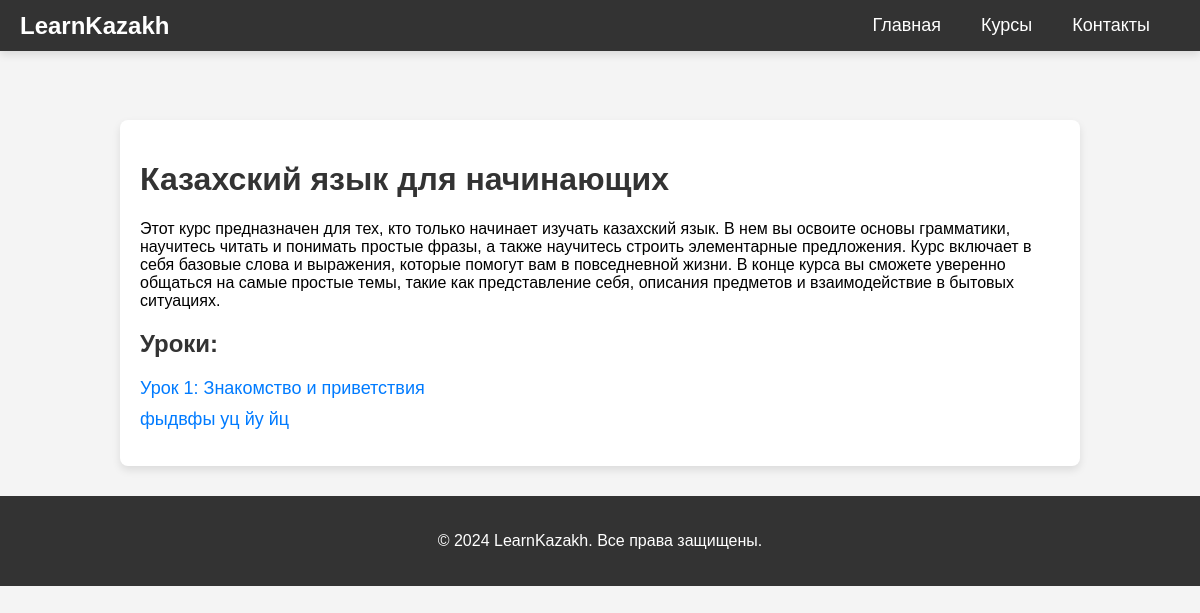
The app's page /course/1/ with its own data.
### lessons/models.py (models this page shows, shortened)
class Course(models.Model):
    LEVELS = [
        ('A1', 'A1'),
        ('A2', 'A2'),
        ('B1', 'B1'),
        ('B2', 'B2'),
    ]
    title = models.CharField(max_length=100)
    description = models.TextField()
    level = models.CharField(max_length=2, choices=LEVELS)

class Lesson(models.Model):
    course = models.ForeignKey(Course, on_delete=models.CASCADE, related_name='lessons')
    title = models.CharField(max_length=100)
    content = models.TextField()
    order = models.PositiveIntegerField()

### lessons/views.py (the view)
# urls.py: path('course/<int:course_id>/', views.course_detail, name='course_detail'),
def course_detail(request, course_id):
    course = get_object_or_404(Course, id=course_id)
    lessons = Lesson.objects.filter(course=course)
    return render(request, 'course_detail.html', {'course': course, 'lessons': lessons})

### lessons/templates/course_detail.html (shortened to what this page needs)
<!DOCTYPE html>
<html lang="ru">
<head>
</head>
<body>
<header>
    <a href="/" class="logo">LearnKazakh</a>
    <nav>
        <a href="/">Главная</a>
        <a href="/courses">Курсы</a>
        <a href="/contact">Контакты</a>
    </nav>
</header>
<div class="container">
    <div class="course-detail">
        <h1>{{ course.title }}</h1>
        <p>{{ course.description }}</p>
        <h2>Уроки:</h2>
        <ul>
            {% for lesson in lessons %}
                <li><a href="{% url 'lesson_detail' lesson.id %}">{{ lesson.title }}</a></li>
            {% endfor %}
        </ul>
    </div>
</div>
<footer>
    <p>&copy; 2024 LearnKazakh. Все права защищены.</p>
</footer>
</body>
</html>

### lessons/templates/course_detail.html (style rules this page uses)
body { font-family: Arial, sans-serif; margin: 0; padding: 0; background-color: #f4f4f4; }
header { background-color: #333; color: white; padding: 10px 0; position: fixed; width: 100%; top: 0; left: 0; z-index: 1000; box-shadow: 0 4px 8px rgba(0, 0, 0, 0.1); display: flex; justify-content: space-between; align-items: center; }
header .logo { font-size: 24px; font-weight: bold; color: #fff; text-decoration: none; padding-left: 20px; }
nav { display: flex; gap: 20px; margin-right: 40px; }
nav a { color: white; text-decoration: none; font-size: 18px; padding: 5px 10px; }
.container { width: 80%; margin: 0 auto; padding-top: 100px; }
h1, h2 { color: #333; }
.course-detail { background-color: #fff; padding: 20px; margin-top: 20px; border-radius: 8px; box-shadow: 0 4px 8px rgba(0, 0, 0, 0.1); }
.course-detail ul { list-style-type: none; padding: 0; }
.course-detail ul li { margin-bottom: 10px; }
.course-detail a { text-decoration: none; color: #007BFF; font-size: 18px; }
footer { background-color: #333; color: #fff; padding: 20px; text-align: center; margin-top: 30px; }

### records on screen
Course: title "Казахский язык для начинающих", description "Этот курс предназначен для тех, кто только начинает изучать казахский язык. В нем вы освоите основы грамматики, научитесь читать и понимать простые фразы, а также научитесь строить элементарные предложения. Курс включает в себя базовые слова и выражения, которые помогут вам в повседневной жизни. В конце курса вы сможете уверенно общаться на самые простые темы, такие как представление себя, описания предметов и взаимодействие в бытовых ситуациях."
Lesson: title "Урок 1: Знакомство и приветствия"
Lesson: title "фыдвфы уц йу йц"
